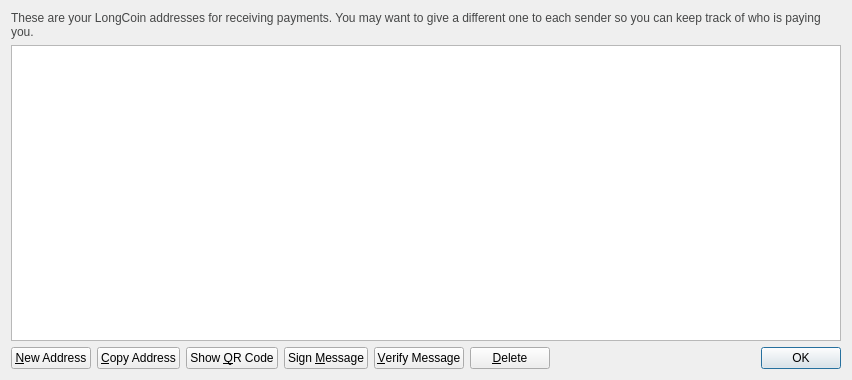
<?xml version="1.0" encoding="UTF-8"?>
<ui version="4.0">
 <class>AddressBookPage</class>
 <widget class="QWidget" name="AddressBookPage">
  <property name="geometry">
   <rect>
    <x>0</x>
    <y>0</y>
    <width>852</width>
    <height>380</height>
   </rect>
  </property>
  <property name="windowTitle">
   <string>Address Book</string>
  </property>
  <layout class="QVBoxLayout" name="verticalLayout">
   <item>
    <widget class="QLabel" name="labelExplanation">
     <property name="styleSheet">
      <string notr="true">#labelExplanation { color: #464747; }</string>
     </property>
     <property name="text">
      <string>These are your LongCoin addresses for receiving payments. You may want to give a different one to each sender so you can keep track of who is paying you.</string>
     </property>
     <property name="textFormat">
      <enum>Qt::PlainText</enum>
     </property>
     <property name="wordWrap">
      <bool>true</bool>
     </property>
    </widget>
   </item>
   <item>
    <widget class="QTableView" name="tableView">
     <property name="contextMenuPolicy">
      <enum>Qt::CustomContextMenu</enum>
     </property>
     <property name="toolTip">
      <string>Double-click to edit address or label</string>
     </property>
     <property name="tabKeyNavigation">
      <bool>false</bool>
     </property>
     <property name="alternatingRowColors">
      <bool>true</bool>
     </property>
     <property name="selectionMode">
      <enum>QAbstractItemView::SingleSelection</enum>
     </property>
     <property name="selectionBehavior">
      <enum>QAbstractItemView::SelectRows</enum>
     </property>
     <property name="sortingEnabled">
      <bool>true</bool>
     </property>
     <attribute name="verticalHeaderVisible">
      <bool>false</bool>
     </attribute>
    </widget>
   </item>
   <item>
    <layout class="QHBoxLayout" name="horizontalLayout">
     <item>
      <widget class="QPushButton" name="newAddressButton">
       <property name="toolTip">
        <string>Create a new address</string>
       </property>
       <property name="text">
        <string>&amp;New Address</string>
       </property>
       <property name="icon">
        <iconset resource="../bitcoin.qrc">
         <normaloff>:/icons/add</normaloff>:/icons/add</iconset>
       </property>
      </widget>
     </item>
     <item>
      <widget class="QPushButton" name="copyToClipboard">
       <property name="toolTip">
        <string>Copy the currently selected address to the system clipboard</string>
       </property>
       <property name="text">
        <string>&amp;Copy Address</string>
       </property>
       <property name="icon">
        <iconset resource="../bitcoin.qrc">
         <normaloff>:/icons/editcopy</normaloff>:/icons/editcopy</iconset>
       </property>
      </widget>
     </item>
     <item>
      <widget class="QPushButton" name="showQRCode">
       <property name="text">
        <string>Show &amp;QR Code</string>
       </property>
       <property name="icon">
        <iconset resource="../bitcoin.qrc">
         <normaloff>:/icons/qrcode</normaloff>:/icons/qrcode</iconset>
       </property>
      </widget>
     </item>
     <item>
      <widget class="QPushButton" name="signMessage">
       <property name="toolTip">
        <string>Sign a message to prove you own a LongCoin address</string>
       </property>
       <property name="text">
        <string>Sign &amp;Message</string>
       </property>
       <property name="icon">
        <iconset resource="../bitcoin.qrc">
         <normaloff>:/icons/edit</normaloff>:/icons/edit</iconset>
       </property>
      </widget>
     </item>
     <item>
      <widget class="QPushButton" name="verifyMessage">
       <property name="toolTip">
        <string>Verify a message to ensure it was signed with a specified LongCoin address</string>
       </property>
       <property name="text">
        <string>&amp;Verify Message</string>
       </property>
       <property name="icon">
        <iconset resource="../bitcoin.qrc">
         <normaloff>:/icons/transaction_0</normaloff>:/icons/transaction_0</iconset>
       </property>
      </widget>
     </item>
     <item>
      <widget class="QPushButton" name="deleteButton">
       <property name="toolTip">
        <string>Delete the currently selected address from the list</string>
       </property>
       <property name="text">
        <string>&amp;Delete</string>
       </property>
       <property name="icon">
        <iconset resource="../bitcoin.qrc">
         <normaloff>:/icons/remove</normaloff>:/icons/remove</iconset>
       </property>
      </widget>
     </item>
     <item>
      <spacer name="horizontalSpacer">
       <property name="orientation">
        <enum>Qt::Horizontal</enum>
       </property>
       <property name="sizeHint" stdset="0">
        <size>
         <width>40</width>
         <height>20</height>
        </size>
       </property>
      </spacer>
     </item>
     <item>
      <widget class="QDialogButtonBox" name="buttonBox">
       <property name="sizePolicy">
        <sizepolicy hsizetype="Maximum" vsizetype="Fixed">
         <horstretch>0</horstretch>
         <verstretch>0</verstretch>
        </sizepolicy>
       </property>
       <property name="standardButtons">
        <set>QDialogButtonBox::Ok</set>
       </property>
      </widget>
     </item>
    </layout>
   </item>
  </layout>
 </widget>
 <resources>
  <include location="../bitcoin.qrc"/>
 </resources>
 <connections/>
</ui>
